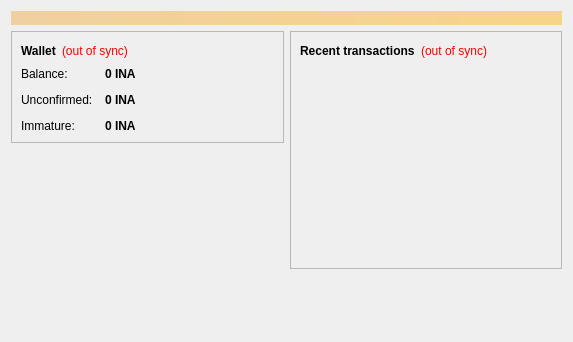
<?xml version="1.0" encoding="UTF-8"?>
<ui version="4.0">
 <class>OverviewPage</class>
 <widget class="QWidget" name="OverviewPage">
  <property name="geometry">
   <rect>
    <x>0</x>
    <y>0</y>
    <width>573</width>
    <height>342</height>
   </rect>
  </property>
  <property name="windowTitle">
   <string>Form</string>
  </property>
  <layout class="QVBoxLayout" name="topLayout">
   <item>
    <widget class="QLabel" name="labelAlerts">
     <property name="visible">
      <bool>false</bool>
     </property>
     <property name="styleSheet">
      <string notr="true">background-color: qlineargradient(x1: 0, y1: 0, x2: 1, y2: 0, stop:0 #F0D0A0, stop:1 #F8D488); color:#000000;</string>
     </property>
     <property name="wordWrap">
      <bool>true</bool>
     </property>
     <property name="margin">
      <number>3</number>
     </property>
    </widget>
   </item>
   <item>
    <layout class="QHBoxLayout" name="horizontalLayout" stretch="1,1">
     <item>
      <layout class="QVBoxLayout" name="verticalLayout_2">
       <item>
        <widget class="QFrame" name="frame">
         <property name="frameShape">
          <enum>QFrame::StyledPanel</enum>
         </property>
         <property name="frameShadow">
          <enum>QFrame::Raised</enum>
         </property>
         <layout class="QVBoxLayout" name="verticalLayout_4">
          <item>
           <layout class="QHBoxLayout" name="horizontalLayout_4">
            <item>
             <widget class="QLabel" name="label_5">
              <property name="font">
               <font>
                <weight>75</weight>
                <bold>true</bold>
               </font>
              </property>
              <property name="text">
               <string>Wallet</string>
              </property>
             </widget>
            </item>
            <item>
             <widget class="QLabel" name="labelWalletStatus">
              <property name="toolTip">
               <string>The displayed information may be out of date. Your wallet automatically synchronizes with the inazuma network after a connection is established, but this process has not completed yet.</string>
              </property>
              <property name="styleSheet">
               <string notr="true">QLabel { color: red; }</string>
              </property>
              <property name="text">
               <string notr="true">(out of sync)</string>
              </property>
              <property name="alignment">
               <set>Qt::AlignLeading|Qt::AlignLeft|Qt::AlignVCenter</set>
              </property>
             </widget>
            </item>
            <item>
             <spacer name="horizontalSpacer_2">
              <property name="orientation">
               <enum>Qt::Horizontal</enum>
              </property>
              <property name="sizeHint" stdset="0">
               <size>
                <width>40</width>
                <height>20</height>
               </size>
              </property>
             </spacer>
            </item>
           </layout>
          </item>
          <item>
           <layout class="QFormLayout" name="formLayout_2">
            <property name="fieldGrowthPolicy">
             <enum>QFormLayout::AllNonFixedFieldsGrow</enum>
            </property>
            <property name="horizontalSpacing">
             <number>12</number>
            </property>
            <property name="verticalSpacing">
             <number>12</number>
            </property>
            <item row="0" column="0">
             <widget class="QLabel" name="label">
              <property name="text">
               <string>Balance:</string>
              </property>
             </widget>
            </item>
            <item row="0" column="1">
             <widget class="QLabel" name="labelBalance">
              <property name="font">
               <font>
                <weight>75</weight>
                <bold>true</bold>
               </font>
              </property>
              <property name="cursor">
               <cursorShape>IBeamCursor</cursorShape>
              </property>
              <property name="toolTip">
               <string>Your current balance</string>
              </property>
              <property name="text">
               <string notr="true">0 INA</string>
              </property>
              <property name="textInteractionFlags">
               <set>Qt::LinksAccessibleByMouse|Qt::TextSelectableByKeyboard|Qt::TextSelectableByMouse</set>
              </property>
             </widget>
            </item>
            <item row="1" column="0">
             <widget class="QLabel" name="label_3">
              <property name="text">
               <string>Unconfirmed:</string>
              </property>
             </widget>
            </item>
            <item row="1" column="1">
             <widget class="QLabel" name="labelUnconfirmed">
              <property name="font">
               <font>
                <weight>75</weight>
                <bold>true</bold>
               </font>
              </property>
              <property name="cursor">
               <cursorShape>IBeamCursor</cursorShape>
              </property>
              <property name="toolTip">
               <string>Total of transactions that have yet to be confirmed, and do not yet count toward the current balance</string>
              </property>
              <property name="text">
               <string notr="true">0 INA</string>
              </property>
              <property name="textInteractionFlags">
               <set>Qt::LinksAccessibleByMouse|Qt::TextSelectableByKeyboard|Qt::TextSelectableByMouse</set>
              </property>
             </widget>
            </item>
            <item row="2" column="0">
             <widget class="QLabel" name="labelImmatureText">
              <property name="text">
               <string>Immature:</string>
              </property>
             </widget>
            </item>
            <item row="2" column="1">
             <widget class="QLabel" name="labelImmature">
              <property name="font">
               <font>
                <weight>75</weight>
                <bold>true</bold>
               </font>
              </property>
              <property name="toolTip">
               <string>Mined balance that has not yet matured</string>
              </property>
              <property name="text">
               <string notr="true">0 INA</string>
              </property>
              <property name="textInteractionFlags">
               <set>Qt::LinksAccessibleByMouse|Qt::TextSelectableByKeyboard|Qt::TextSelectableByMouse</set>
              </property>
             </widget>
            </item>
           </layout>
          </item>
         </layout>
        </widget>
       </item>
       <item>
        <spacer name="verticalSpacer">
         <property name="orientation">
          <enum>Qt::Vertical</enum>
         </property>
         <property name="sizeHint" stdset="0">
          <size>
           <width>20</width>
           <height>40</height>
          </size>
         </property>
        </spacer>
       </item>
      </layout>
     </item>
     <item>
      <layout class="QVBoxLayout" name="verticalLayout_3">
       <item>
        <widget class="QFrame" name="frame_2">
         <property name="frameShape">
          <enum>QFrame::StyledPanel</enum>
         </property>
         <property name="frameShadow">
          <enum>QFrame::Raised</enum>
         </property>
         <layout class="QVBoxLayout" name="verticalLayout">
          <item>
           <layout class="QHBoxLayout" name="horizontalLayout_2">
            <item>
             <widget class="QLabel" name="label_4">
              <property name="text">
               <string>&lt;b&gt;Recent transactions&lt;/b&gt;</string>
              </property>
             </widget>
            </item>
            <item>
             <widget class="QLabel" name="labelTransactionsStatus">
              <property name="toolTip">
               <string>The displayed information may be out of date. Your wallet automatically synchronizes with the inazuma network after a connection is established, but this process has not completed yet.</string>
              </property>
              <property name="styleSheet">
               <string notr="true">QLabel { color: red; }</string>
              </property>
              <property name="text">
               <string notr="true">(out of sync)</string>
              </property>
              <property name="alignment">
               <set>Qt::AlignRight|Qt::AlignTrailing|Qt::AlignVCenter</set>
              </property>
             </widget>
            </item>
            <item>
             <spacer name="horizontalSpacer">
              <property name="orientation">
               <enum>Qt::Horizontal</enum>
              </property>
              <property name="sizeHint" stdset="0">
               <size>
                <width>40</width>
                <height>20</height>
               </size>
              </property>
             </spacer>
            </item>
           </layout>
          </item>
          <item>
           <widget class="QListView" name="listTransactions">
            <property name="styleSheet">
             <string notr="true">QListView { background: transparent; }</string>
            </property>
            <property name="frameShape">
             <enum>QFrame::NoFrame</enum>
            </property>
            <property name="verticalScrollBarPolicy">
             <enum>Qt::ScrollBarAlwaysOff</enum>
            </property>
            <property name="horizontalScrollBarPolicy">
             <enum>Qt::ScrollBarAlwaysOff</enum>
            </property>
            <property name="selectionMode">
             <enum>QAbstractItemView::NoSelection</enum>
            </property>
           </widget>
          </item>
         </layout>
        </widget>
       </item>
       <item>
        <spacer name="verticalSpacer_2">
         <property name="orientation">
          <enum>Qt::Vertical</enum>
         </property>
         <property name="sizeHint" stdset="0">
          <size>
           <width>20</width>
           <height>40</height>
          </size>
         </property>
        </spacer>
       </item>
      </layout>
     </item>
    </layout>
   </item>
  </layout>
 </widget>
 <resources/>
 <connections/>
</ui>
